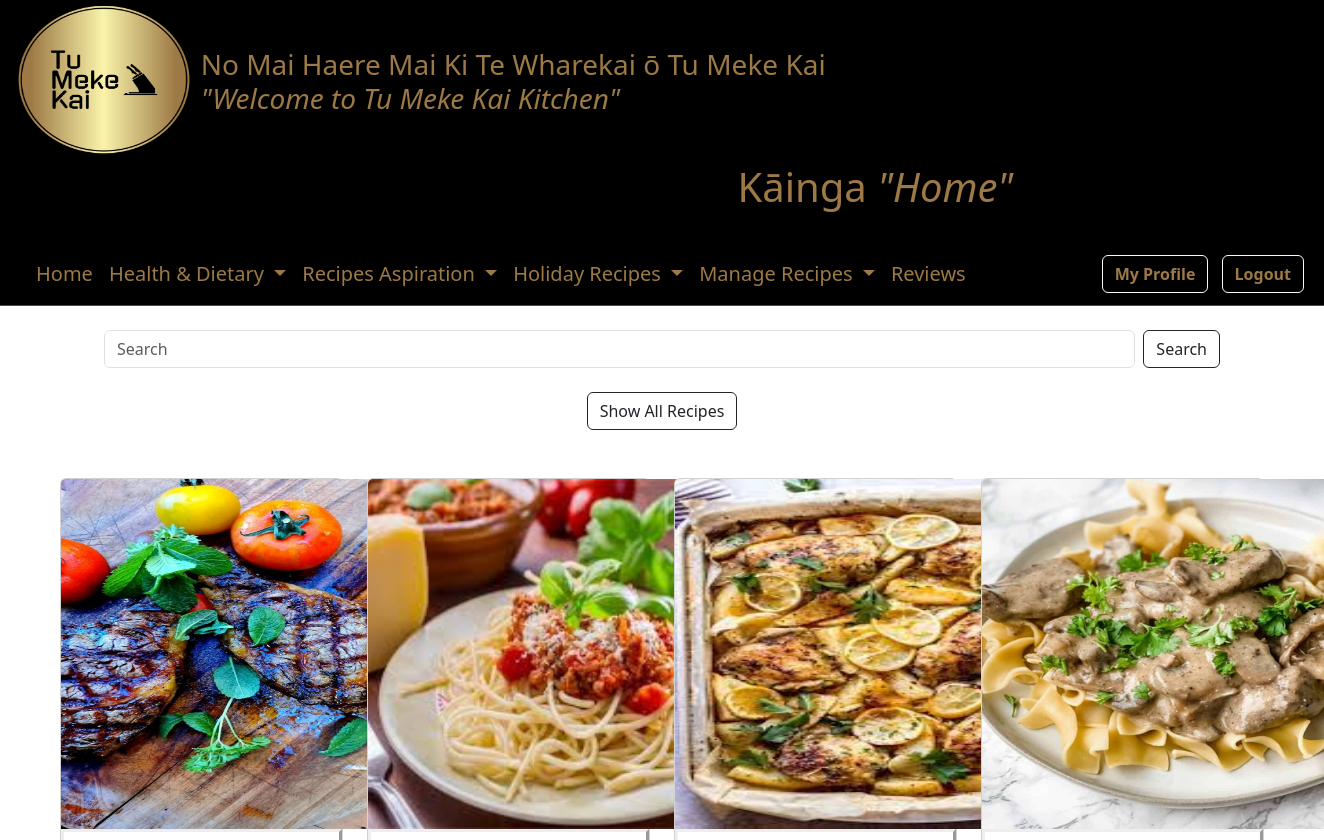
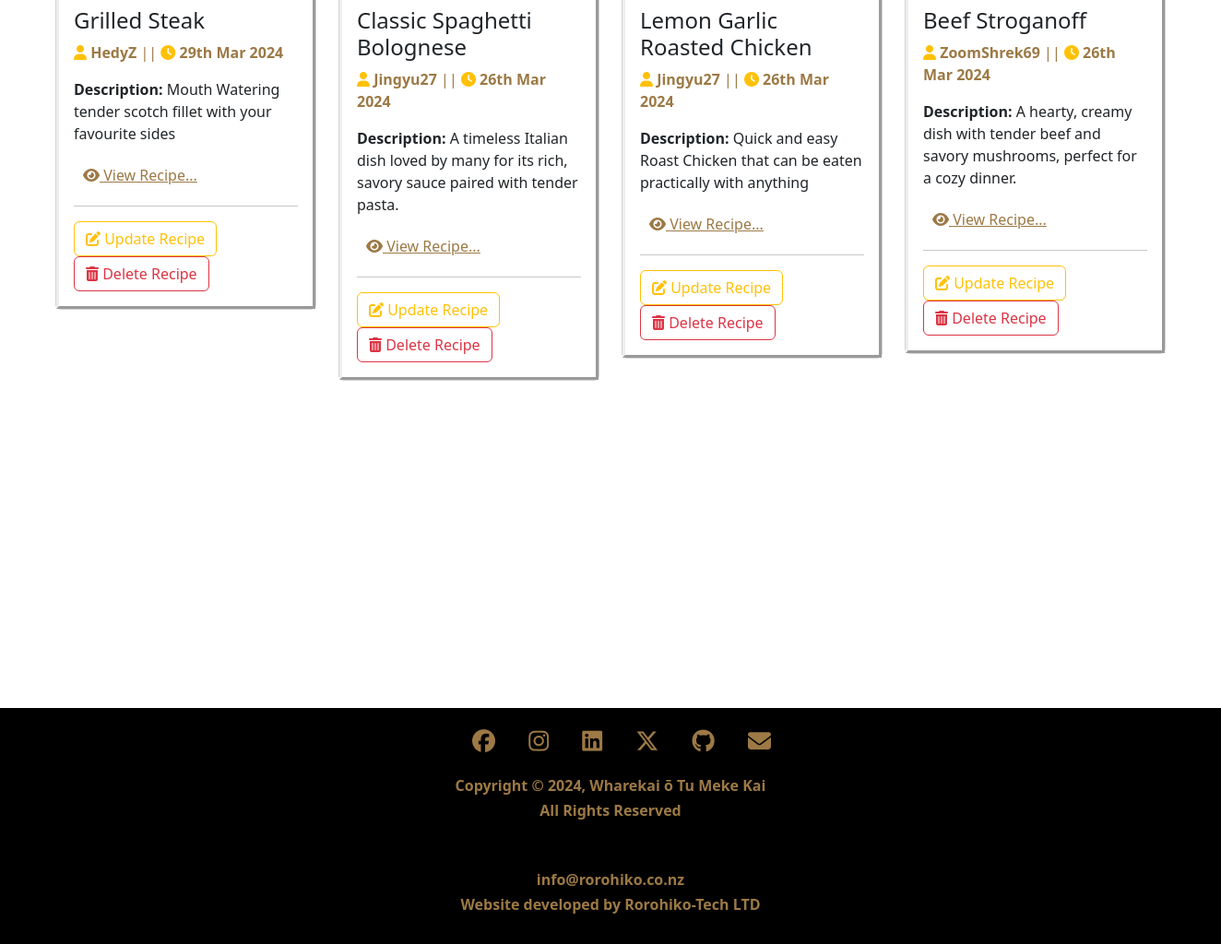
The app's page /recipes/dinner/ (signed in) with its own data (2 pictures, top to bottom).
### MyRecipes/models.py (models this page shows, shortened)
class Recipe(models.Model):
    CATEGORY_CHOICES = [
        ('breakfast', 'Breakfast'),
        ('lunch', 'Lunch'),
        ('dinner', 'Dinner'),
        ('dessert', 'Dessert'),
        ('drinks', 'Drinks'),
        ('platter', 'Platter'),
        ('other', 'Other'),
        ('holiday_specials', 'Holiday Specials'),
        ('healthy_choices', 'Healthy Choices'),
        ('healthy', 'Healthy'),
        ('budget_friendly', 'Budget-friendly'),
        ('comfort_food', 'Comfort Food'),
        ('international_cuisine', 'International Cuisine'),
        ('baking', 'Baking'),
        ('grilling_and_bbq', 'Grilling & BBQ'),
        ('vegetarian_vegan', 'Vegetarian/Vegan'),
        ('vegetarian', 'Vegetarian'),
        ('gluten_free', 'Gluten-Free'),
        ('dairy_free', 'Dairy-Free'),
        ('low_carb', 'Low Carb'),
        ('high_protein', 'High Protein'),
        ('keto', 'Keto'),
        ('paleo', 'Paleo'),
        ('whole30', 'Whole30'),
        ('mediterranean', 'Mediterranean'),
        ('asian_inspired', 'Asian-Inspired'),
        ('mexican', 'Mexican'),
        ('italian', 'Italian'),
        ('middle_eastern', 'Middle Eastern'),
        ('new_years', 'New Years'),
        ('mothers_day', 'Mothers Day'),
    ]
    SUBCATEGORY_CHOICES = [
        ('vegetarian', 'Vegetarian'),
        ('vegan', 'Vegan'),
        ('gluten_free', 'Gluten free'),
        ('low_carb', 'Low Carb'),
        ('high_protein', 'High Protein'),
        ('keto', 'Keto'),
        ('other', 'Other'),
        ('paleo', 'Paleo-Friendly'),
        ('whole30', 'Whole30-Compliant'),
        ('mediterranean', 'Mediterranean Diet'),
        ('weight_loss', 'Weight Loss'),
        ('heart_healthy', 'Heart-Healthy'),
        ('diabetes_friendly', 'Diabetes-Friendly'),
        ('nut_free', 'Nut-Free'),
        ('soy_free', 'Soy-Free'),
        ('nutrient_dense', 'Nutrient-Dense'),
        ('light_and_fresh', 'Light & Fresh'),
        ('family_friendly', 'Family-Friendly'),
        ('kid_friendly', 'Kid-Friendly'),
        ('party_appetizers', 'Party Appetizers'),
        ('seasonal_produce', 'Seasonal Produce'),
        ('one_pot_meals', 'One-Pot Meals'),
        ('meal_prep', 'Meal Prep'),
        ('slow_cooker', 'Slow Cooker/Crockpot'),
        ('instant_pot', 'Instant Pot/Pressure Cooker'),
        ('raw_foods', 'Raw Foods'),
        ('superfoods', 'Superfoods'),
        ('detoxifying', 'Detoxifying'),
        ('immune_boosting', 'Immune-Boosting'),
        ('energy_packed', 'Energy-Packed'),
    ]
    title = models.CharField(max_length = 100)
    description = models.TextField()
    author = models.ForeignKey(User, on_delete = models.CASCADE) # is user deleted -- delete recipxes user put up --> FK = 1 (user) - N(recipes)
    category = models.CharField(max_length = 25, choices = CATEGORY_CHOICES, default = "other")
    subcategory = models.CharField(max_length = 25, choices = SUBCATEGORY_CHOICES, default = "other")
    created_at = models.DateTimeField(auto_now_add = True)
    updated_at = models.DateTimeField(auto_now = True)
    tags = models.ManyToManyField(Tag)
    image = models.ImageField(upload_to='Images/', blank=True)
    ingredients = models.TextField(blank=True, null=True)
    instructions = models.TextField(blank=True, null=True)

### MyRecipes/views.py (the view)
# urls.py: path('recipes/dinner/', views.dinner_recipes, name='dinner_recipes'),
def dinner_recipes(request):
    recipes = Recipe.objects.filter(category='dinner')
    return render(request, 'MyRecipes/recipe_list.html', {'recipes': recipes})

### MyRecipes/templates/MyRecipes/recipe_list.html (shortened to what this page needs)
{% extends 'MyRecipes/base.html' %}
{% load static %}
{% block content %}
<div class="container">
    <div class="row mb-4">
        <div class="col-md-12">
            <form class="d-flex justify-content-center">
                <input class="form-control me-2" type="search" placeholder="Search" aria-label="Search" name="search">
                <button class="btn btn-outline-dark prettybtn" type="submit">Search</button>
            </form>
        </div>
    </div>
    <div class="row">
        <div class="col-md-12 mb-4 text-center">
            <a href="{% url 'recipe_all' %}" class="btn btn-outline-dark mb-4 prettybtn">Show All Recipes</a>
        </div>
    </div>
</div>
<div class="container-fluid">
    <div class="row row-cols-3 g-4 px-5">
        {% for recipe in recipes %}
        <div class="col-md-3">
            <div class="card mb-4">
                <img src="{% static '/' %}{{ recipe.image }}" class="card-img-top images-69" alt="{{ recipe.title }}">
                <div class="card-body" style="border-style: outset;">
                    <h4 class="card-title">{{ recipe.title }}</h4>
                    <p class="card-text " style="color: #9c7945;"><i class="fas fa-user text-warning"></i>&nbsp;<strong>{{ recipe.author }}</strong> || <i class="fas fa-clock text-warning"></i>&nbsp;<strong>{{ recipe.updated_at|date:"jS M Y" }}</strong></p>
                    <p class="card-text" ><strong>Description:</strong> {{ recipe.description }}</p>
                    <div class="d-flex justify-content-between align-items-center">
                        <a class="prettybtn x1" href="{% url 'recipes-detail' recipe.pk %}" style="color: #9c7945;"><i class="fas fa-eye"></i> View Recipe...</a>
                    </div>
                    <hr>
                    {% if recipe.author == user or user.is_staff %}
                    <div class="d-flex justify-content-between align-items-center">
                        <div>
                            <a class="btn btn-outline-warning me-2" href="{% url 'recipes-update' recipe.pk %}"><i class="fas fa-edit"></i> Update Recipe</a>
                            <a class="btn btn-outline-danger" href="{% url 'recipes-delete' recipe.pk %}"><i class="fas fa-trash-alt"></i> Delete Recipe</a>
                        </div>
                    </div>
                    {% endif %}
                </div>
            </div>
        </div>
        {% endfor %}
    </div>
</div>
{% endblock content %}

### MyRecipes/templates/MyRecipes/recipe_list.html (style rules this page uses)
body { background-image: url(""); background-attachment: fixed; background-position: center; background-repeat: no-repeat; background-size: 100% 100%; }
.card { margin-bottom: 20px; }
.x1 { padding: 5px 10px; }
.images-69 { height: 350px; width: 425px; }

### records on screen
Recipe: image (picture), title "Grilled Steak", author "HedyZ", updated_at "29th Mar 2024", description "Mouth Watering tender scotch fillet with your favourite sides", shows "Update Recipe"
Recipe: image (picture), title "Classic Spaghetti Bolognese", author "Jingyu27", updated_at "26th Mar 2024", description "A timeless Italian dish loved by many for its rich, savory sauce paired with tender pasta.", shows "Update Recipe"
Recipe: image (picture), title "Lemon Garlic Roasted Chicken", author "Jingyu27", updated_at "26th Mar 2024", description "Quick and easy Roast Chicken that can be eaten practically with anything", shows "Update Recipe"
Recipe: image (picture), title "Beef Stroganoff", author "ZoomShrek69", updated_at "26th Mar 2024", description "A hearty, creamy dish with tender beef and savory mushrooms, perfect for a cozy dinner.", shows "Update Recipe"
